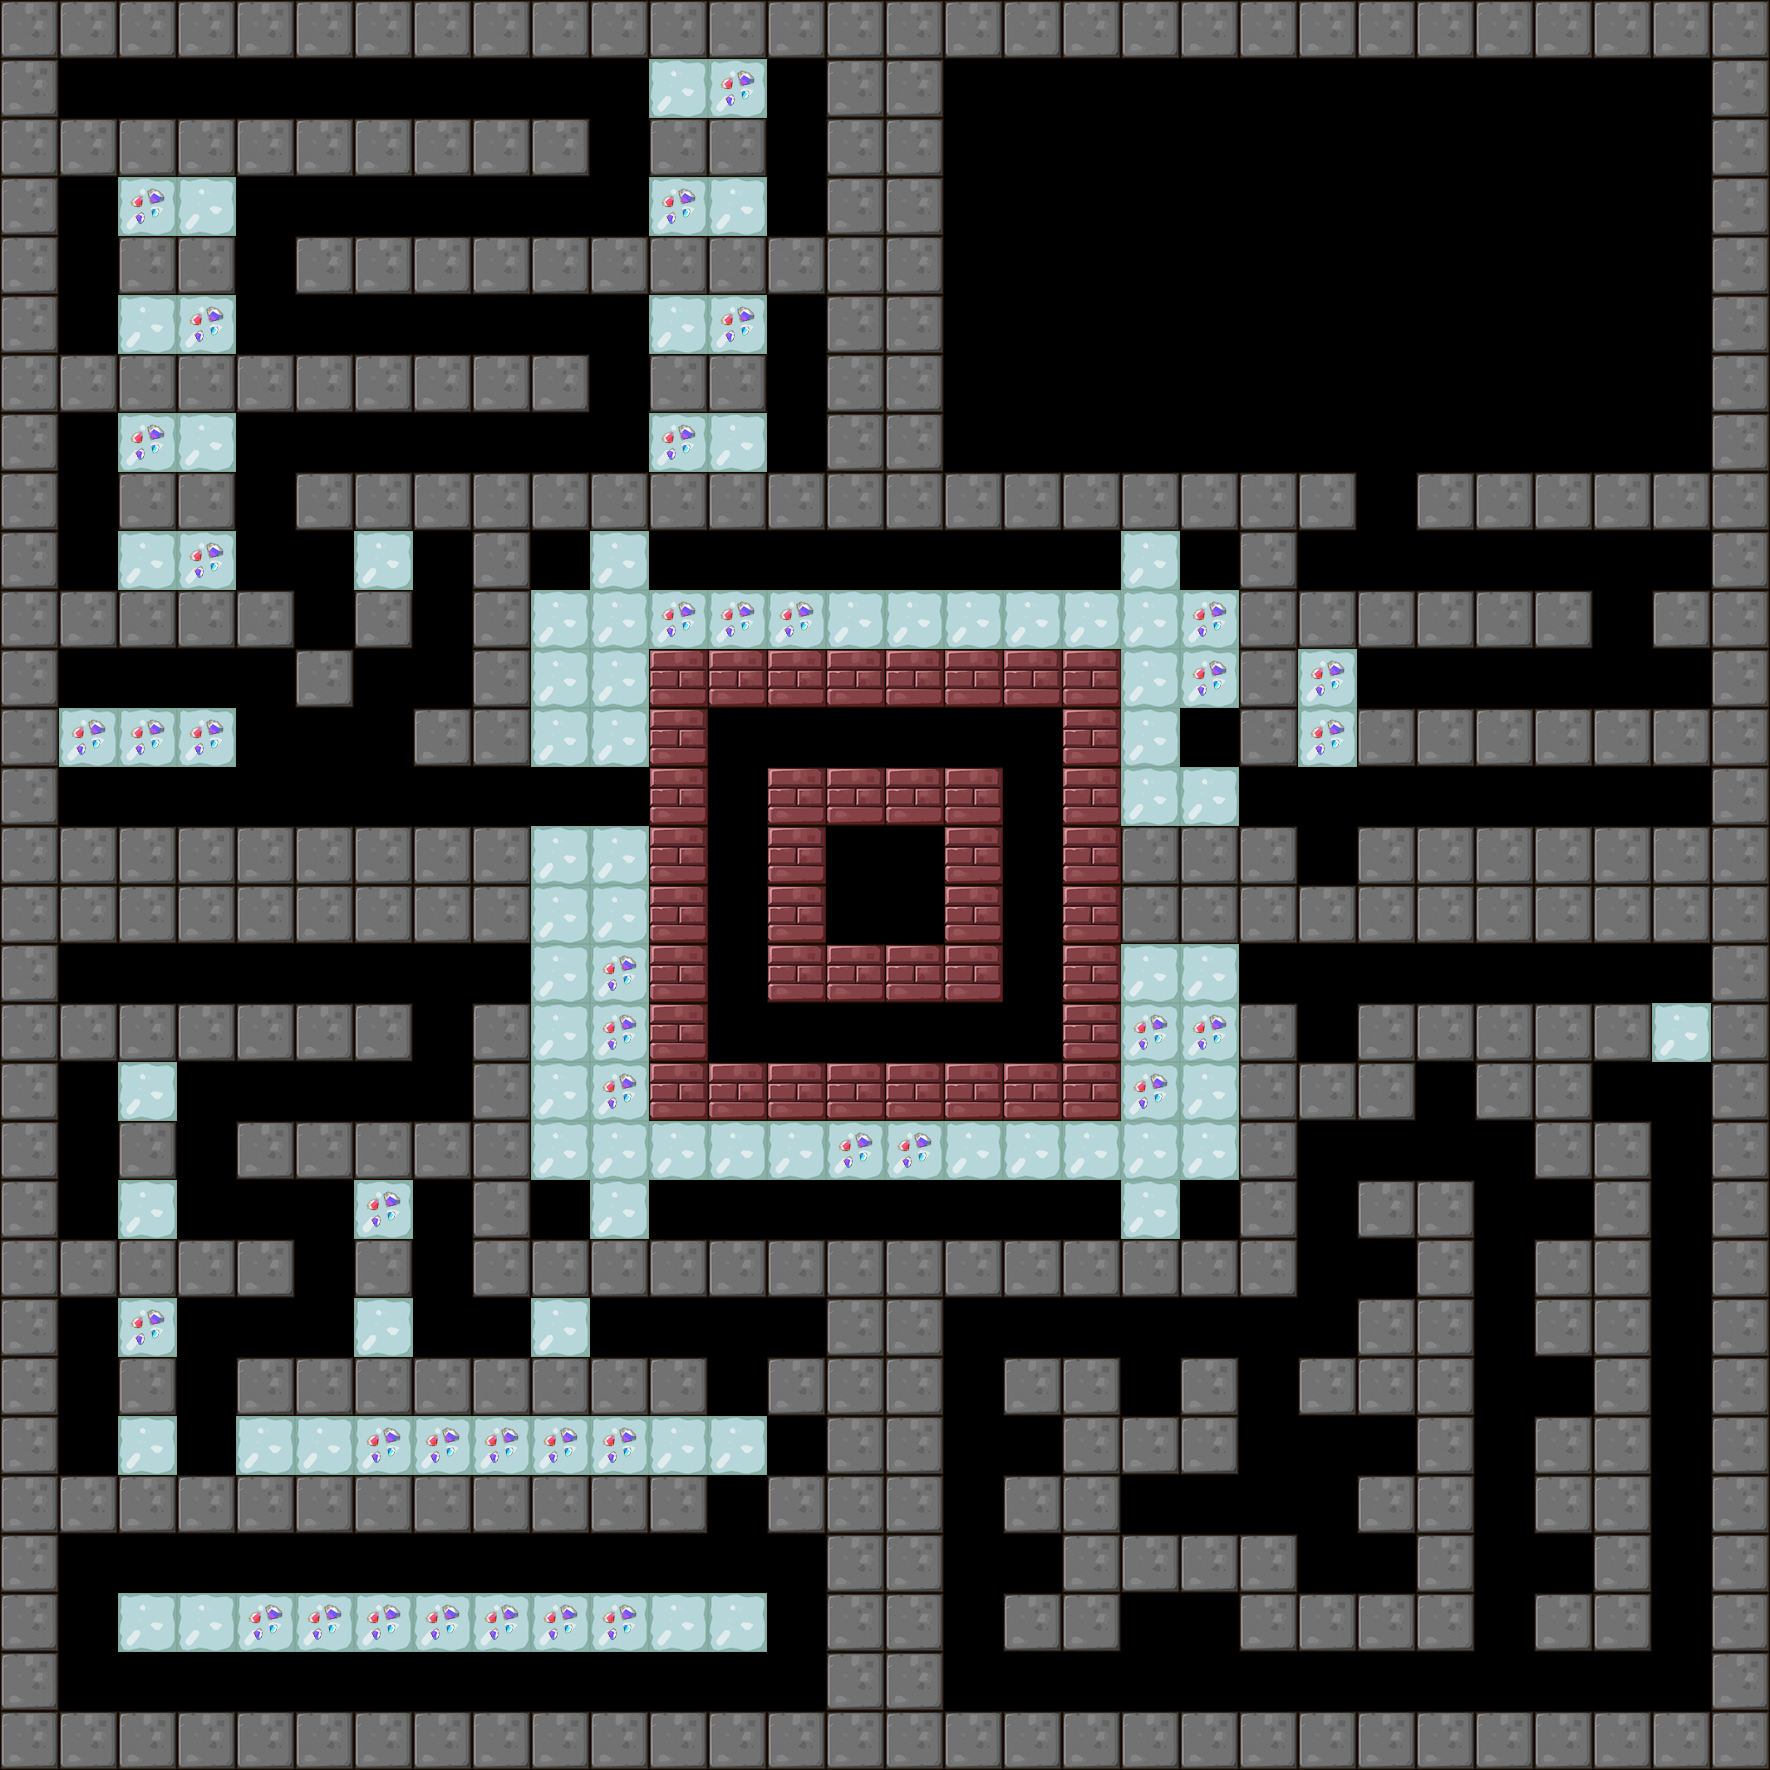

This game map was drawn from its Tiled (.tmx) file and the tilesets committed beside it. A one-line description and the trimmed map source follow:
An orthogonal 30x30 tile map with 59x59 px tiles, 1 tile layer (BackGround) and 39 objects (24x Shipper, 7x Hammer, 4x Tanker, 3x Tracker, Player).

<map version="1.0" orientation="orthogonal" renderorder="right-down" width="30" height="30" tilewidth="59" tileheight="59">
 <tileset firstgid="1" name="itemmap" tilewidth="59" tileheight="59">
  <image source="tileset2.png" trans="ff00ff" width="354" height="354" />
 </tileset>
 <layer name="BackGround" width="30" height="30">
  <data>[900 cells, 589 non-empty, 12 distinct tile ids]</data>
 </layer>
 <objectgroup name="RobotCharacter">
  <object name="Player" type="Player" x="64.2156" y="64.165" width="41.4422" height="41.4422" />
 </objectgroup>
 <objectgroup name="EnemyCharacter">
  <object name="Shipper" type="Shipper" x="1421.5" y="65.3243" width="41.4422" height="41.4422" />
  <object name="Shipper" type="Shipper" x="1131.1" y="65.1705" width="41.4422" height="41.4422" />
  <object name="Shipper" type="Shipper" x="1422.61" y="419.869" width="41.4422" height="41.4422" />
  <object name="Shipper" type="Shipper" x="952.882" y="66.0374" width="41.4422" height="41.4422" />
  <object name="Shipper" type="Shipper" x="1184.64" y="420.468" width="41.4422" height="41.4422" />
  <object name="Shipper" type="Shipper" x="1423.46" y="540.489" width="41.4422" height="41.4422" />
  <object name="Shipper" type="Shipper" x="774.45" y="300.656" width="41.4422" height="41.4422" />
  <object name="Shipper" type="Shipper" x="65.6641" y="184.022" width="41.4422" height="41.4422" />
  <object name="Shipper" type="Shipper" x="66.1288" y="419.448" width="41.4422" height="41.4422" />
  <object name="Shipper" type="Shipper" x="771.767" y="67.2101" width="41.4422" height="41.4422" />
  <object name="Shipper" type="Shipper" x="418.318" y="657.652" width="41.4422" height="41.4422" />
  <object name="Tracker" type="Tracker" x="713.449" y="718.753" width="41.4422" height="41.4422" />
  <object name="Tracker" type="Shipper" x="1010.94" y="1013.78" width="41.4422" height="41.4422" />
  <object name="Shipper" type="Shipper" x="61.6795" y="1069.83" width="41.4422" height="41.4422" />
  <object name="Shipper" type="Shipper" x="67.4591" y="1304.63" width="41.4422" height="41.4422" />
  <object name="Hammer" type="Hammer" x="67.023" y="1661.81" width="41.4422" height="41.4422" />
  <object name="Hammer" type="Hammer" x="66.524" y="1544.38" width="41.4422" height="41.4422" />
  <object name="Shipper" type="Shipper" x="422.108" y="1193.2" width="41.4422" height="41.4422" />
  <object name="Hammer" type="Hammer" x="776.149" y="1659.78" width="41.4422" height="41.4422" />
  <object name="Shipper" type="Shipper" x="950.414" y="239.605" width="41.4422" height="41.4422" />
  <object name="Shipper" type="Shipper" x="1598.18" y="417.99" width="41.4422" height="41.4422" />
  <object name="Shipper" type="Shipper" x="1657.2" y="244.729" width="41.4422" height="41.4422" />
  <object name="Shipper" type="Shipper" x="1656.49" y="67.0164" width="41.4422" height="41.4422" />
  <object name="Shipper" type="Shipper" x="950.782" y="419.603" width="41.4422" height="41.4422" />
  <object name="Shipper" type="Shipper" x="1658.01" y="418.772" width="41.4422" height="41.4422" />
  <object name="Tracker" type="Tracker" x="716.166" y="1011.83" width="41.4422" height="41.4422" />
  <object name="Tracker" type="Tracker" x="1010.74" y="716.624" width="41.4422" height="41.4422" />
  <object name="Shipper" type="Shipper" x="950.78" y="304.466" width="41.4422" height="41.4422" />
  <object name="Shipper" type="Shipper" x="1656.77" y="126.724" width="41.4422" height="41.4422" />
  <object name="Shipper" type="Shipper" x="1063.91" y="421.614" width="41.4422" height="41.4422" />
  <object name="Hammer" type="Hammer" x="1129.89" y="1482.14" width="41.4422" height="41.4422" />
  <object name="Hammer" type="Hammer" x="945.911" y="1429.63" width="41.4422" height="41.4422" />
  <object name="Hammer" type="Hammer" x="945.412" y="1312.2" width="41.4422" height="41.4422" />
  <object name="Tanker" type="Tanker" x="1358.8" y="1657.73" width="41.4422" height="41.4422" />
  <object name="Tanker" type="Tanker" x="1657.73" y="1661.77" width="41.4422" height="41.4422" />
  <object name="Tanker" type="Tanker" x="950.8" y="1657.73" width="41.4422" height="41.4422" />
  <object name="Tanker" type="Tanker" x="1423.43" y="1130.56" width="41.4422" height="41.4422" />
  <object name="Hammer" type="Hammer" x="1247.71" y="1304.26" width="41.4422" height="41.4422" />
 </objectgroup>
</map>
